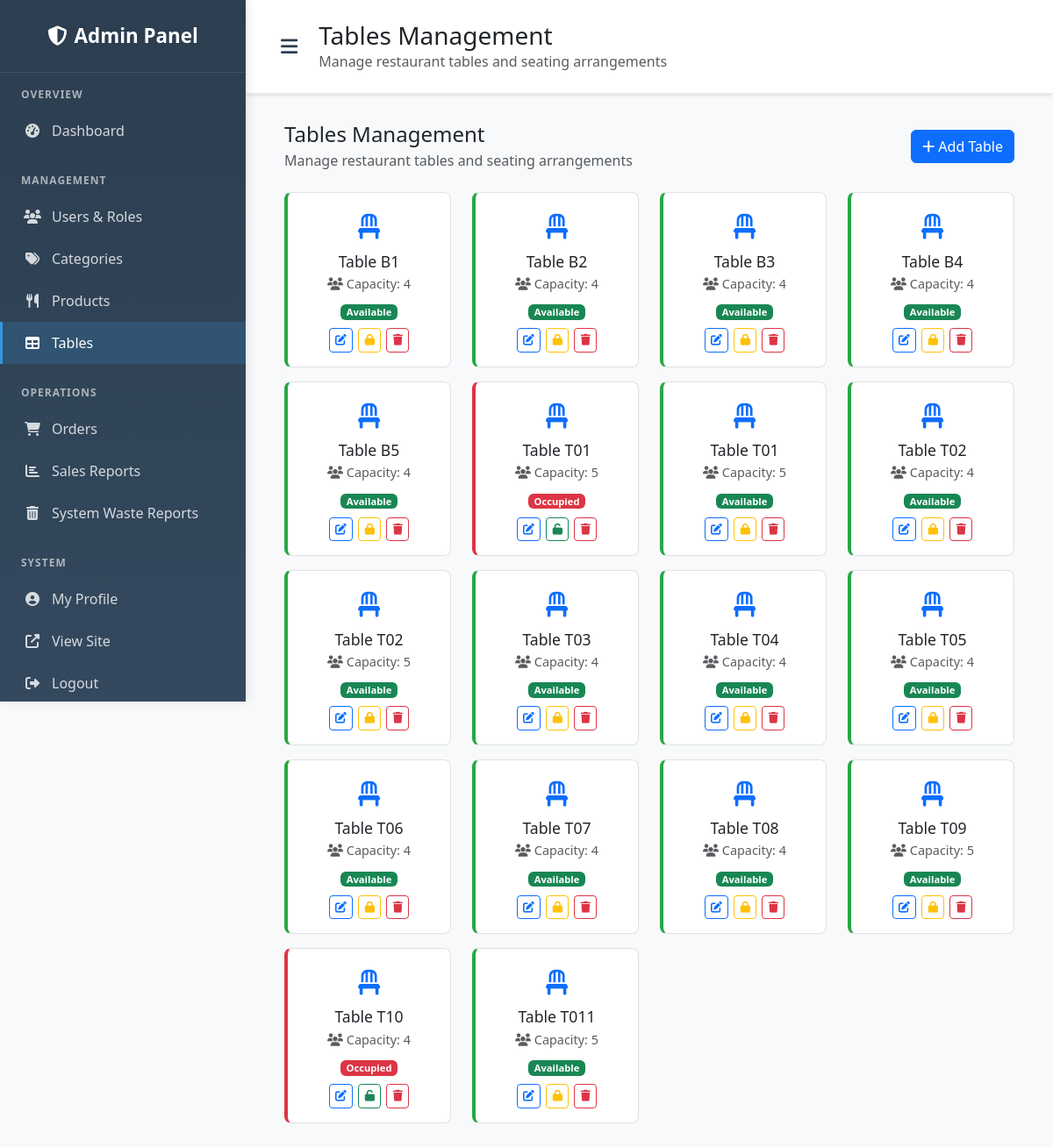
Page /admin-panel/tables/ (signed in) on the earlier database version.
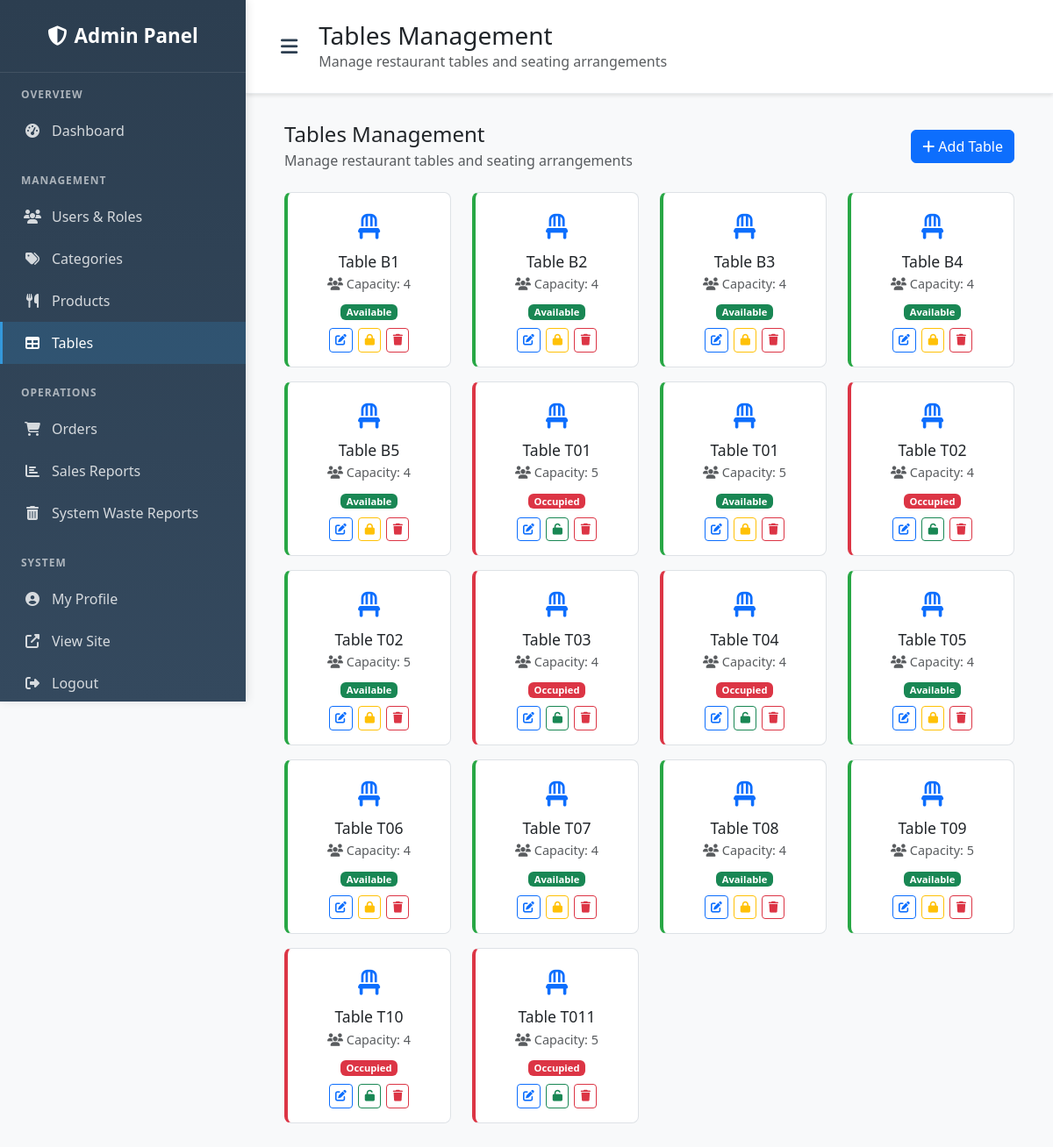
Same page on the later database version.
### restaurant/models.py (models this page shows, shortened)
class TableInfo(models.Model):
    owner = models.ForeignKey(User, on_delete=models.CASCADE, related_name='tables',
                             limit_choices_to={'role__name': 'owner'}, null=True, blank=True)
    tbl_no = models.CharField(max_length=10)
    capacity = models.IntegerField(default=4)
    is_available = models.BooleanField(default=True)
    created_at = models.DateTimeField(auto_now_add=True)
    class Meta:
        verbose_name = "Table Information"
        verbose_name_plural = "Tables Information"
        unique_together = ['owner', 'tbl_no']  # Each owner can have their own table numbering

### admin_panel/views.py (the view)
# urls.py: path('tables/', views.manage_tables, name='manage_tables'),
@login_required
def manage_tables(request):
    if not (request.user.is_administrator() or request.user.is_owner()):
        messages.error(request, "Access denied. Administrator/Owner privileges required.")
        return redirect('restaurant:home')
    try:
        owner_filter = get_owner_filter(request.user)
        if owner_filter:
            tables = TableInfo.objects.filter(owner=owner_filter)
        else:
            tables = TableInfo.objects.all()
        tables = sorted(tables, key=lambda x: (len(x.tbl_no), x.tbl_no))
    except PermissionDenied:
        messages.error(request, 'You are not associated with any restaurant.')
        return redirect('restaurant:home')
    context = {
        'tables': tables,
        'restaurant_name': request.user.get_restaurant_name() if not request.user.is_administrator() else "All Restaurants",
    }
    return render(request, 'admin_panel/manage_tables.html', context)

### accounts/models.py (called while the page is built)
def get_owner_filter(user):
    if user.is_administrator():
        return None  # Administrators can see all data
    elif user.is_owner():
        return user  # Owners see their own data
    elif user.owner:
        return user.owner  # Staff/customers see their owner's data
    else:
        raise PermissionDenied("User is not associated with any owner.")

    def is_administrator(self):
        return self.role and self.role.name == 'administrator'

    def is_owner(self):
        return self.role and self.role.name == 'owner'

### templates/admin_panel/manage_tables.html (shortened to what this page needs)
{% extends 'admin_panel/base.html' %}
{% block page_title %}Tables Management{% endblock %}
{% block page_description %}Manage restaurant tables and seating arrangements{% endblock %}
{% block content %}
<div class="container-fluid">
    <div class="row mb-4">
        <div class="col-12">
            <div class="d-flex justify-content-between align-items-center">
                <div>
                    <h4 class="mb-1">Tables Management</h4>
                    <p class="text-muted mb-0">Manage restaurant tables and seating arrangements</p>
                </div>
                <button type="button" class="btn btn-primary" data-bs-toggle="modal" data-bs-target="#addTableModal">
                    <i class="fas fa-plus"></i> Add Table
                </button>
            </div>
        </div>
    </div>
    <div class="row" id="tablesContainer">
        {% for table in tables %}
        <div class="col-xxl-2 col-xl-3 col-lg-4 col-md-6 col-sm-6 mb-3" data-table-id="{{ table.id }}">
            <div class="card table-card {% if table.is_available %}table-available{% else %}table-occupied{% endif %}">
                <div class="card-body text-center">
                    <div class="table-icon text-primary">
                        <i class="fas fa-chair"></i>
                    </div>
                    <h5 class="card-title mb-1">Table {{ table.tbl_no }}</h5>
                    <p class="card-text text-muted mb-2">
                        <i class="fas fa-users"></i> Capacity: {{ table.capacity }}
                    </p>
                    <div class="mb-2">
                        <span class="badge status-badge {% if table.is_available %}bg-success{% else %}bg-danger{% endif %}">
                            {% if table.is_available %}Available{% else %}Occupied{% endif %}
                        </span>
                    </div>
                    <div class="action-buttons">
                        <button type="button" class="btn btn-sm btn-outline-primary edit-table-btn"
                                data-table-id="{{ table.id }}" title="Edit Table">
                            <i class="fas fa-edit"></i>
                        </button>
                        <button type="button" class="btn btn-sm btn-outline-{% if table.is_available %}warning{% else %}success{% endif %} toggle-status-btn"
                                data-table-id="{{ table.id }}" title="{% if table.is_available %}Mark as Occupied{% else %}Mark as Available{% endif %}">
                            <i class="fas fa-{% if table.is_available %}lock{% else %}unlock{% endif %}"></i>
                        </button>
                        <button type="button" class="btn btn-sm btn-outline-danger delete-table-btn"
                                data-table-id="{{ table.id }}" title="Delete Table">
                            <i class="fas fa-trash"></i>
                        </button>
                    </div>
                </div>
            </div>
        </div>
        {% endfor %}
    </div>
</div>
{% endblock %}

### templates/admin_panel/base.html (shortened to what this page needs)
<!DOCTYPE html>
<html lang="en">
<head>
    <link href="https://cdn.jsdelivr.net/npm/bootstrap@5.3.2/dist/css/bootstrap.min.css" rel="stylesheet">
    <link href="https://cdn.jsdelivr.net/npm/bootstrap-icons@1.11.1/font/bootstrap-icons.css" rel="stylesheet">
    <link href="https://cdnjs.cloudflare.com/ajax/libs/font-awesome/6.4.0/css/all.min.css" rel="stylesheet">
</head>
<body>
    <div class="d-flex">
        <nav class="sidebar" id="sidebar">
            <div class="sidebar-header">
                <a href="{% url 'admin_panel:admin_dashboard' %}" class="sidebar-brand">
                    <i class="fas fa-shield-alt"></i>
                    <span class="restaurant-text">
                        {% if user.is_owner and user.restaurant_name %}
                            {{ user.restaurant_name }}
                        {% else %}
                            Admin Panel
                        {% endif %}
                    </span>
                </a>
            </div>
            <div class="sidebar-nav">
                <div class="nav-section">
                    <div class="nav-section-title">Overview</div>
                    <a class="nav-link {% if request.resolver_match.url_name == 'admin_dashboard' %}active{% endif %}" href="{% url 'admin_panel:admin_dashboard' %}" data-tooltip="Dashboard">
                        <i class="fas fa-tachometer-alt"></i>
                        <span>Dashboard</span>
                    </a>
                </div>
                <div class="nav-section">
                    <div class="nav-section-title">Management</div>
                    <a class="nav-link {% if request.resolver_match.url_name == 'manage_users' %}active{% endif %}" href="{% url 'admin_panel:manage_users' %}" data-tooltip="{% if user.is_owner and not user.is_administrator %}Staff Management{% else %}Users & Roles{% endif %}">
                        <i class="fas fa-users"></i>
                        <span>{% if user.is_owner and not user.is_administrator %}Staff Management{% else %}Users & Roles{% endif %}</span>
                    </a>
                    <a class="nav-link {% if request.resolver_match.url_name == 'manage_categories' %}active{% endif %}" href="{% url 'admin_panel:manage_categories' %}" data-tooltip="Categories">
                        <i class="fas fa-tags"></i>
                        <span>Categories</span>
                    </a>
                    <a class="nav-link {% if request.resolver_match.url_name == 'manage_products' %}active{% endif %}" href="{% url 'admin_panel:manage_products' %}" data-tooltip="Products">
                        <i class="fas fa-utensils"></i>
                        <span>Products</span>
                    </a>
                    <a class="nav-link {% if request.resolver_match.url_name == 'manage_tables' %}active{% endif %}" href="{% url 'admin_panel:manage_tables' %}" data-tooltip="Tables">
                        <i class="fas fa-table"></i>
                        <span>Tables</span>
                    </a>
                </div>
                <div class="nav-section">
                    <div class="nav-section-title">Operations</div>
                    <a class="nav-link {% if request.resolver_match.url_name == 'manage_orders' %}active{% endif %}" href="{% url 'admin_panel:manage_orders' %}" data-tooltip="Orders">
                        <i class="fas fa-shopping-cart"></i>
                        <span>Orders</span>
                    </a>
                    <a class="nav-link {% if request.resolver_match.namespace == 'reports' %}active{% endif %}" href="{% url 'reports:dashboard' %}" data-tooltip="Sales Reports">
                        <i class="fas fa-chart-bar"></i>
                        <span>Sales Reports</span>
                    </a>
                    {% if user.is_owner or user.is_administrator %}
                    <a class="nav-link " href="{% url 'waste_management:dashboard' %}" data-tooltip="{% if user.is_administrator %}System Waste Reports{% else %}Waste Management{% endif %}">
                        <i class="fas fa-trash-alt"></i>
                        <span>{% if user.is_administrator %}System Waste Reports{% else %}Waste Management{% endif %}</span>
                    </a>
                    {% elif user.is_cashier %}
                    <a class="nav-link {% if request.resolver_match.namespace == 'waste_management' %}active{% endif %}" href="{% url 'waste_management:cashier_record' %}" data-tooltip="Record Waste">
                        <i class="fas fa-trash-alt"></i>
                        <span>Record Waste</span>
                    </a>
                    {% endif %}
                </div>
                <div class="nav-section">
                    <div class="nav-section-title">System</div>
                    <a class="nav-link {% if request.resolver_match.url_name == 'profile' %}active{% endif %}" href="{% url 'admin_panel:profile' %}" data-tooltip="My Profile">
                        <i class="fas fa-user-circle"></i>
                        <span>My Profile</span>
                    </a>
                    <a class="nav-link" href="{% url 'restaurant:home' %}" data-tooltip="View Site">
                        <i class="fas fa-external-link-alt"></i>
                        <span>View Site</span>
                    </a>
                    <a class="nav-link" href="{% url 'accounts:logout' %}" data-tooltip="Logout">
                        <i class="fas fa-sign-out-alt"></i>
                        <span>Logout</span>
                    </a>
                </div>
            </div>
        </nav>
        <div class="main-content">
            <div class="content-header">
                <div class="d-flex justify-content-between align-items-center">
                    <div class="d-flex align-items-center">
                        <button class="btn btn-link text-primary p-2 me-3" id="sidebarToggle" style="border: none; box-shadow: none;">
                            <i class="fas fa-bars fa-lg"></i>
                        </button>
                        <div>
                            <h1 class="h3 mb-0 font-weight-bold">{% block page_title %}Dashboard{% endblock %}</h1>
                            <p class="text-muted mb-0">{% block page_description %}Overview of your restaurant system{% endblock %}</p>
                        </div>
                    </div>
                </div>
            </div>
            <div class="content-wrapper">
                {% block content %}{% endblock %}
            </div>
        </div>
    </div>
</body>
</html>

### templates/admin_panel/base.html (style rules this page uses)
:root { --primary-color: #2c3e50; --secondary-color: #34495e; --accent-color: #3498db; --success-color: #27ae60; --warning-color: #f39c12; --danger-color: #e74c3c; --light-bg: #f8f9fa; --sidebar-width: 280px; }
body { font-family: 'Segoe UI', Tahoma, Geneva, Verdana, sans-serif; background-color: var(--light-bg); margin: 0; padding: 0; }
.sidebar { position: fixed; top: 0; left: 0; height: 100vh; width: var(--sidebar-width); background: linear-gradient(180deg, var(--primary-color) 0%, var(--secondary-color) 100%); box-shadow: 2px 0 10px rgba(0,0,0,0.1); z-index: 1000; overflow-y: auto; transition: all 0.3s ease; }
.sidebar-header { padding: 1.5rem; border-bottom: 1px solid rgba(255,255,255,0.1); text-align: center; }
.sidebar-brand { color: #fff; font-size: 1.4rem; font-weight: 600; text-decoration: none; display: flex; align-items: center; justify-content: center; gap: 0.5rem; }
.sidebar-nav { padding: 1rem 0; }
.nav-section { margin-bottom: 1.5rem; }
.nav-section-title { color: rgba(255,255,255,0.6); font-size: 0.75rem; font-weight: 600; text-transform: uppercase; letter-spacing: 1px; padding: 0 1.5rem; margin-bottom: 0.5rem; }
.sidebar .nav-link { color: rgba(255,255,255,0.8); padding: 0.75rem 1.5rem; display: flex; align-items: center; gap: 0.75rem; text-decoration: none; transition: all 0.3s ease; border-left: 3px solid transparent; }
.sidebar .nav-link.active { color: #fff; background-color: rgba(52, 152, 219, 0.2); border-left-color: var(--accent-color); }
.sidebar .nav-link i { width: 20px; text-align: center; }
.main-content { margin-left: var(--sidebar-width); min-height: 100vh; background-color: var(--light-bg); width: calc(100% - var(--sidebar-width)); flex: 1; transition: all 0.3s ease; }
.content-header { background: #fff; padding: 1.5rem 2rem; border-bottom: 1px solid #e9ecef; box-shadow: 0 2px 4px rgba(0,0,0,0.1); width: 100%; }
#sidebarToggle { background: none !important; border: none !important; color: var(--primary-color) !important; font-size: 1.1rem; padding: 0.5rem !important; margin-right: 1rem !important; border-radius: 6px; transition: all 0.2s ease; }
.content-wrapper { padding: 2rem; width: 100%; max-width: 100%; }
@media (min-width: 768px) { .sidebar { transform: translateX(0); } }
body, html { width: 100%; margin: 0; padding: 0; }
.d-flex { width: 100%; }

### templates/admin_panel/manage_tables.html (style rules this page uses)
.table-icon { font-size: 1.8rem; margin-bottom: 0.5rem; }
.table-card { transition: transform 0.2s; border: 1px solid #dee2e6; border-radius: 0.5rem; height: 100%; }
.table-card .card-body { padding: 1rem 0.75rem; }
.table-available { border-left: 4px solid #28a745; }
.table-occupied { border-left: 4px solid #dc3545; }
.action-buttons .btn { margin: 0 1px; padding: 0.2rem 0.4rem; font-size: 0.8rem; }
.status-badge { font-size: 0.7rem; padding: 0.2rem 0.4rem; }
.table-card h5 { font-size: 1.1rem; margin-bottom: 0.5rem; }
.table-card .card-text { font-size: 0.9rem; margin-bottom: 0.5rem; }

Differences in the rows shown:
changed TableInfo (number 8 of 18 on the later page): is_available "Available" → "Occupied"
changed TableInfo (number 10 of 18 on the later page): is_available "Available" → "Occupied"
changed TableInfo (number 11 of 18 on the later page): is_available "Available" → "Occupied"
changed TableInfo (number 18 of 18 on the later page): is_available "Available" → "Occupied"
